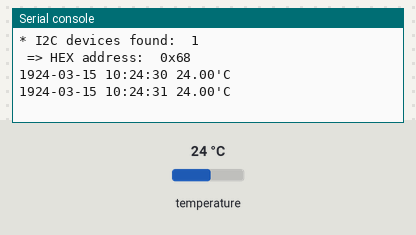
The program below on a simulated Raspberry Pi Pico running MicroPython. Shown: the last lines printed to the serial console. Inputs (shaded band) come from the test bench; at power-on: temperature 24 °C. The clock reads 2024-03-15 10:24:30 at power-on unless the program sets it; library files of the repository ran but are not shown: ds3231.py.

Above: at 1.2 s.
1.3 s: temperature set to 12 °C
At 2.6 s:
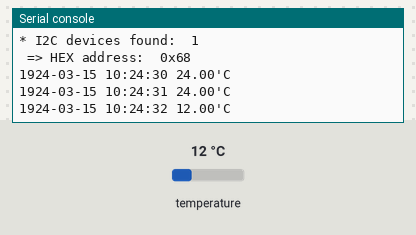
2.8 s: temperature set to 19 °C
At 3.8 s:
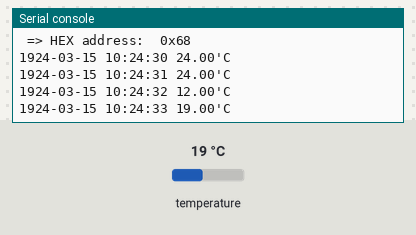
Timing chart, 0 to 5.8 s (numbered marks = the images above; inputs shaded):
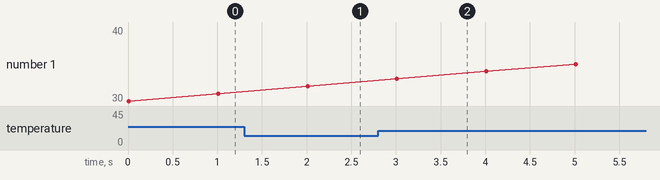

The program:

rtc_ds3231.py
```python
from machine import Pin, I2C
from ds3231 import DS3231
import time

sda = Pin(8)
scl = Pin(9)

i2c0 = I2C(0, sda=sda, scl=scl)

devices = i2c0.scan()

if len(devices) == 0:
    print('* No I2C device found!')
else:
    print('* I2C devices found: ', len(devices))

for device in devices:
    print(' => HEX address: ', hex(device))

ds3231 = DS3231(i2c0)
ds3231.save_time()

while True:
    dt = ds3231.get_time()
    temp = ds3231.get_temperature()

    print("{:04d}-{:02d}-{:02d} {:02d}:{:02d}:{:02d} {:.2f}'C".format(
        dt[0], dt[1], dt[2], dt[3], dt[4], dt[5], temp))

    time.sleep(1)
```

Measured:
- after the input at 1.3 s, the serial console: prints a new line after 0.71 s (image 1)
- after the input at 2.8 s, the serial console: prints a new line after 0.21 s (image 2)
